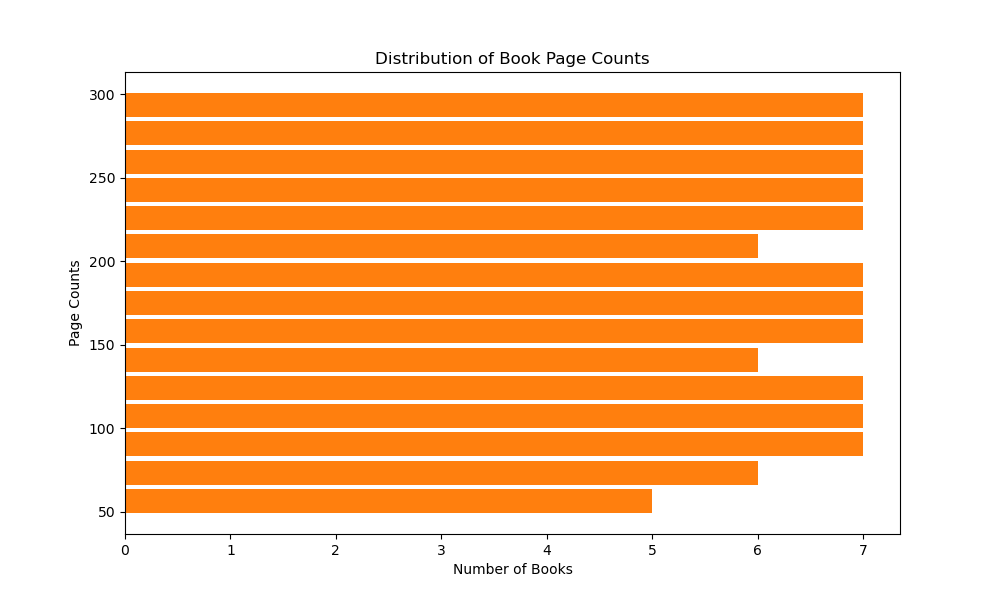

This figure's Python source:
import matplotlib.pyplot as plt

# Data: page counts of books read
book_page_counts = [
    48, 52, 58, 60, 62, 65, 68, 70, 75, 78, 80, 82, 85, 88, 90, 92, 95, 98, 100, 102, 105, 108, 110, 112, 115, 118, 120, 122, 125, 128, 130, 132, 135, 138, 140, 142, 145, 148, 150, 152, 155, 158, 160, 162, 165, 168, 170, 172, 175, 178, 180, 182, 185, 188, 190, 192, 195, 198, 200, 202, 205, 208, 210, 212, 215, 218, 220, 222, 225, 228, 230, 232, 235, 238, 240, 242, 245, 248, 250, 252, 255, 258, 260, 262, 265, 268, 270, 272, 275, 278, 280, 282, 285, 288, 290, 292, 295, 298, 300, 302
]

plt.figure(figsize=(10, 6))

plt.hist(book_page_counts, bins=15, orientation='horizontal', color='#ff7f0e', rwidth=0.85)

plt.title('Distribution of Book Page Counts')
plt.ylabel('Page Counts')
plt.xlabel('Number of Books')

plt.show()
